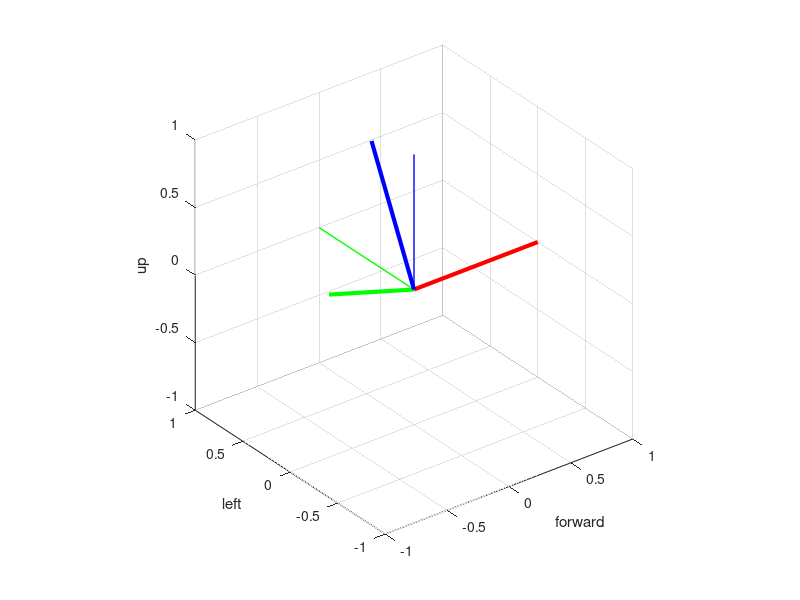

The MATLAB script that drew this image:
close all; clear all; clc; home;

% 1) determine global Z axis using accelerometer
% 2) determine global X axis using magnetometer
% 3) determine global Y axis using cross of 1) and 2)
% 4) determine azimuth and elevation from magnetometer against 1,2,3)
% 5) determine roll using accelerometer against 1)

%% Define test vectors

% Generic test
%{
a = [0; 1; 1];              % Accelerometer reading
m = [1; -0.25; 0.25];        % Magnetometer reading
%}

% Horizontal (azimuth) test
%{
a = [0; 0; 1];
m = [1; 0.5774; 0];
%}

% Vertical (heading) test
%{
a = [-0.5; 0; 1];
m = [1; 0; 0.5];
%}

% Roll test
a = [0; 0.5; 1];
m = [1; 0; 0];

%% Define local coordinate system

x = [1; 0; 0];
y = [0; 1; 0];
z = [0; 0; 1];

%% Prepare measurements

an = a / norm(a);
mn = m / norm(m);

% define origin vector
O = [0; 0; 0];

% after normalisation, an (positive up) is the the Z axis
Z = an;             % Z is already normalised

% after normalisation, mn is identical to the X axis
X = mn;             % X is already normalised

% calculate global Y by crossing X and Z
Y = cross(Z, X);    % Y is already normalised

% For debugging purposes, re-generate X from Z and Y
%X = cross(Y,Z)

%% Calculate axis cross products

xX = cross(x, X)
xY = cross(x, Y)
xZ = cross(x, Z)

yX = cross(y, X)
yY = cross(y, Y)
yZ = cross(y, Z)

zX = cross(z, X)
zY = cross(z, Y)
zZ = cross(z, Z)

%% Calculate angles

azimuth = -atan2(xX(3),xY(3));
azimuthd = azimuth * 180/pi

elevation = -atan2(yZ(3), zX(2));
elevationd = elevation * 180/pi

roll = -atan2(xY(2), xY(3));
rolld = roll * 180/pi

%% Plotting of the data

% Plot reference system 
figure;
ax = subplot(1, 1, 1);
plot3([O(1) X(1)], [O(2) X(2)], [O(3) X(3)], '-r', 'LineWidth', 3); hold on;
plot3([O(1) Y(1)], [O(2) Y(2)], [O(3) Y(3)], '-g', 'LineWidth', 3);
plot3([O(1) Z(1)], [O(2) Z(2)], [O(3) Z(3)], '-b', 'LineWidth', 3);

% Plot local coordinate system
plot3([O(1) x(1)], [O(2) x(2)], [O(3) x(3)], '-r', 'LineWidth', 1); hold on;
plot3([O(1) y(1)], [O(2) y(2)], [O(3) y(3)], '-g', 'LineWidth', 1);
plot3([O(1) z(1)], [O(2) z(2)], [O(3) z(3)], '-b', 'LineWidth', 1);

axis equal;
xlim([-1 1]);
ylim([-1 1]);
zlim([-1 1]);
grid on;

%set(ax, 'CameraUpVector', Z);
xlabel('forward');
ylabel('left');
zlabel('up');